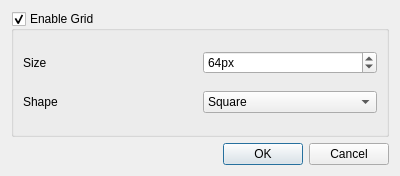
<?xml version="1.0" encoding="UTF-8"?>
<ui version="4.0">
 <class>GridConfig</class>
 <widget class="QDialog" name="GridConfig">
  <property name="geometry">
   <rect>
    <x>0</x>
    <y>0</y>
    <width>400</width>
    <height>176</height>
   </rect>
  </property>
  <property name="windowTitle">
   <string>Configure Grid</string>
  </property>
  <property name="modal">
   <bool>true</bool>
  </property>
  <layout class="QGridLayout" name="gridLayout">
   <item row="0" column="0">
    <widget class="QGroupBox" name="enable_check">
     <property name="title">
      <string>Enable Grid</string>
     </property>
     <property name="checkable">
      <bool>true</bool>
     </property>
     <property name="checked">
      <bool>true</bool>
     </property>
     <layout class="QGridLayout" name="gridLayout_2">
      <item row="0" column="0">
       <widget class="QLabel" name="label">
        <property name="text">
         <string>Size</string>
        </property>
       </widget>
      </item>
      <item row="0" column="1">
       <widget class="QSpinBox" name="size_spin">
        <property name="suffix">
         <string>px</string>
        </property>
        <property name="minimum">
         <number>2</number>
        </property>
        <property name="maximum">
         <number>1024</number>
        </property>
        <property name="value">
         <number>64</number>
        </property>
       </widget>
      </item>
      <item row="1" column="0">
       <widget class="QLabel" name="label_2">
        <property name="text">
         <string>Shape</string>
        </property>
       </widget>
      </item>
      <item row="1" column="1">
       <widget class="QComboBox" name="shape_combo">
        <item>
         <property name="text">
          <string>Square</string>
         </property>
        </item>
        <item>
         <property name="text">
          <string>Triangle</string>
         </property>
        </item>
       </widget>
      </item>
     </layout>
    </widget>
   </item>
   <item row="1" column="0">
    <widget class="QDialogButtonBox" name="buttonBox">
     <property name="orientation">
      <enum>Qt::Horizontal</enum>
     </property>
     <property name="standardButtons">
      <set>QDialogButtonBox::Cancel|QDialogButtonBox::Ok</set>
     </property>
    </widget>
   </item>
  </layout>
 </widget>
 <resources/>
 <connections>
  <connection>
   <sender>buttonBox</sender>
   <signal>accepted()</signal>
   <receiver>GridConfig</receiver>
   <slot>accept()</slot>
   <hints>
    <hint type="sourcelabel">
     <x>252</x>
     <y>171</y>
    </hint>
    <hint type="destinationlabel">
     <x>157</x>
     <y>175</y>
    </hint>
   </hints>
  </connection>
  <connection>
   <sender>buttonBox</sender>
   <signal>rejected()</signal>
   <receiver>GridConfig</receiver>
   <slot>reject()</slot>
   <hints>
    <hint type="sourcelabel">
     <x>320</x>
     <y>171</y>
    </hint>
    <hint type="destinationlabel">
     <x>286</x>
     <y>175</y>
    </hint>
   </hints>
  </connection>
 </connections>
</ui>
